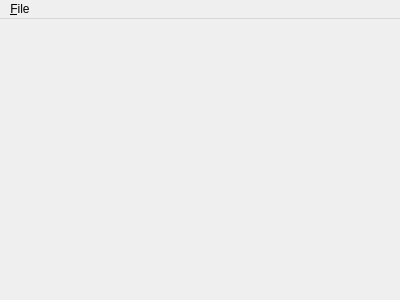
<?xml version="1.0" encoding="UTF-8"?>
<ui version="4.0">
 <class>MainWindow</class>
 <widget class="QMainWindow" name="MainWindow">
  <property name="geometry">
   <rect>
    <x>0</x>
    <y>0</y>
    <width>400</width>
    <height>300</height>
   </rect>
  </property>
  <property name="windowTitle">
   <string>NinePatchViewer</string>
  </property>
  <widget class="QWidget" name="centralWidget">
   <layout class="QVBoxLayout" name="verticalLayout">
    <property name="leftMargin">
     <number>0</number>
    </property>
    <property name="topMargin">
     <number>0</number>
    </property>
    <property name="rightMargin">
     <number>0</number>
    </property>
    <property name="bottomMargin">
     <number>0</number>
    </property>
    <item>
     <widget class="ImageView" name="imageview" native="true"/>
    </item>
   </layout>
  </widget>
  <widget class="QMenuBar" name="menuBar">
   <property name="geometry">
    <rect>
     <x>0</x>
     <y>0</y>
     <width>400</width>
     <height>24</height>
    </rect>
   </property>
   <widget class="QMenu" name="menu_File">
    <property name="title">
     <string>&amp;File</string>
    </property>
    <addaction name="action_file_open"/>
    <addaction name="action_file_exit"/>
   </widget>
   <addaction name="menu_File"/>
  </widget>
  <action name="action_file_open">
   <property name="text">
    <string>&amp;Open...</string>
   </property>
  </action>
  <action name="action_file_exit">
   <property name="text">
    <string>E&amp;xit</string>
   </property>
  </action>
 </widget>
 <layoutdefault spacing="6" margin="11"/>
 <customwidgets>
  <customwidget>
   <class>ImageView</class>
   <extends>QWidget</extends>
   <header>ImageView.h</header>
   <container>1</container>
  </customwidget>
 </customwidgets>
 <resources/>
 <connections/>
</ui>
